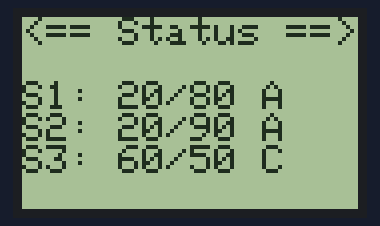
This sketch was run on a simulated Arduino Uno, built with avr-gcc and run on an emulated ATmega328P. Shown: 84×48 one-colour display.

Above: at 0.1 s.

The sketch:

mk5-display.ino
```cpp
#include <Nokia_LCD.h>

Nokia_LCD lcd(13 /* CLK */,
              12 /* DIN */,
              11 /* DC */,
              10 /* CE */,
              9 /* RST */,
              8 /* BL */);


void setup() {
  // Initialize the screen
  lcd.begin();
  // Turn on the backlight
  lcd.setBacklight(true);
  // Set the contrast
  lcd.setContrast(60);  // Good values are usualy between 40 and 60
  // Clear the screen by filling it with white pixels
  lcd.clear();
  // Turn off the backlight
  //lcd.setBacklight(false);
  // Set the cursor on the beginning of the 6th row (the last one)
  lcd.setCursor(0, 0);
  // Write something on the specific row with inverted color
  lcd.print("<== Status ==>");

  // The cursor is still on the 6th row. Newline characters ('\n') move the
  // cursor to the next line. Since we were on the last row, the cursor goes
  // back to the first line. If you check the return value of `println`
  // it will indicate whether an out-of-bounds error occured. In this case it
  // will be `true`.
}

void loop() {
  // put your main code here, to run repeatedly:
  lcd.setCursor(0, 2);
  lcd.print("S1: ");
  lcd.print("20/80");
  lcd.print(" A");
  lcd.setCursor(0, 3);
  lcd.print("S2: ");
  lcd.print("20/90");
  lcd.print(" A");
  lcd.setCursor(0, 4);
  lcd.print("S3: ");
  lcd.print("60/50");
  lcd.print(" C");
}
```
